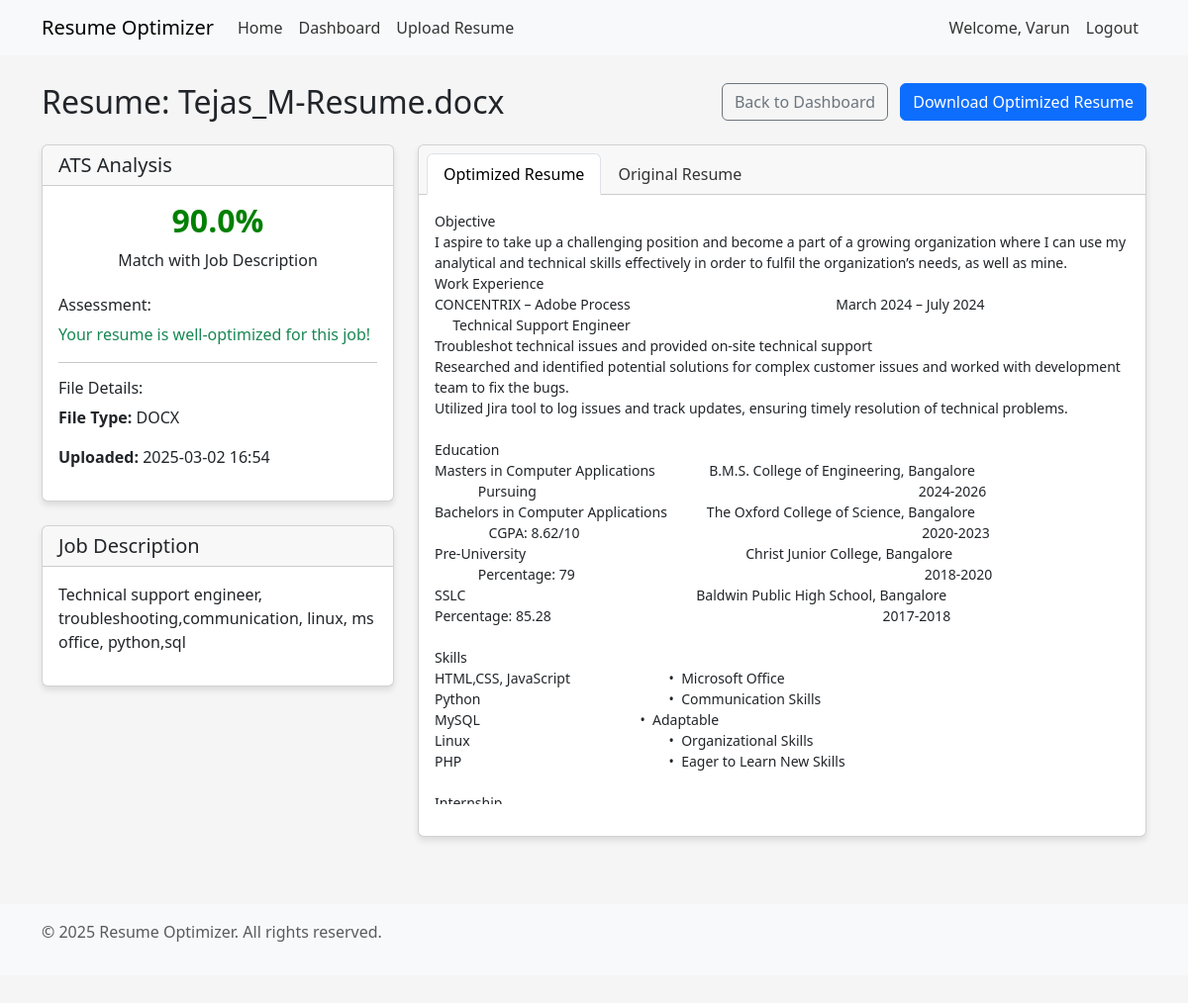
/resume/3 (signed in), run on the app's committed database.
### app.py (models this page shows, shortened)
class User(UserMixin, db.Model):
    id = db.Column(db.Integer, primary_key=True)
    username = db.Column(db.String(100), unique=True, nullable=False)
    email = db.Column(db.String(100), unique=True, nullable=False)
    password_hash = db.Column(db.String(200), nullable=False)
    resumes = db.relationship('Resume', backref='user', lazy=True)

class Resume(db.Model):
    id = db.Column(db.Integer, primary_key=True)
    filename = db.Column(db.String(200), nullable=False)
    original_text = db.Column(db.Text, nullable=True)
    optimized_text = db.Column(db.Text, nullable=True)
    job_description = db.Column(db.Text, nullable=True)
    ats_score = db.Column(db.Float, nullable=True)
    created_at = db.Column(db.DateTime, default=datetime.utcnow)
    user_id = db.Column(db.Integer, db.ForeignKey('user.id'), nullable=False)
    file_type = db.Column(db.String(10), nullable=False)

### app.py (the view)
@app.route('/resume/<int:resume_id>')
@login_required
def view_resume(resume_id):
    resume = Resume.query.get_or_404(resume_id)
    if resume.user_id != current_user.id:
        flash('Access denied', 'danger')
        return redirect(url_for('dashboard'))
    return render_template('view_resume.html', resume=resume)

### app.py (called while the page is built)
@login_manager.user_loader
def load_user(user_id):
    return User.query.get(int(user_id))

### templates/view_resume.html (shortened to what this page needs)
{% extends 'base.html' %}
{% block content %}
<div class="row mb-3">
    <div class="col">
        <h2>Resume: {{ resume.filename }}</h2>
    </div>
    <div class="col-auto">
        <a href="{{ url_for('dashboard') }}" class="btn btn-outline-secondary">Back to Dashboard</a>
        <a href="{{ url_for('download_resume', resume_id=resume.id) }}" class="btn btn-primary ms-2">Download Optimized Resume</a>
    </div>
</div>
<div class="row">
    <div class="col-md-4">
        <div class="card mb-4">
            <div class="card-header">
                <h5 class="card-title mb-0">ATS Analysis</h5>
            </div>
            <div class="card-body">
                {% if resume.ats_score is not none %}
                    <div class="text-center mb-4">
                        <h2 class="
                            {% if resume.ats_score >= 70 %}score-high
                            {% elif resume.ats_score >= 40 %}score-medium
                            {% else %}score-low{% endif %}
                        ">
                            {{ "%.1f"|format(resume.ats_score) }}%
                        </h2>
                        <p>Match with Job Description</p>
                    </div>
                    <div>
                        <h6>Assessment:</h6>
                        {% if resume.ats_score >= 70 %}
                            <p class="text-success">Your resume is well-optimized for this job!</p>
                        {% elif resume.ats_score >= 40 %}
                            <p class="text-warning">Your resume needs some improvements to better match this job.</p>
                        {% else %}
                            <p class="text-danger">Your resume needs significant improvements to match this job.</p>
                        {% endif %}
                    </div>
                {% else %}
                    <p class="text-center"><em>No job description provided for analysis</em></p>
                {% endif %}
                <hr>
                <h6>File Details:</h6>
                <p><strong>File Type:</strong> {{ resume.file_type.upper() }}</p>
                <p><strong>Uploaded:</strong> {{ resume.created_at.strftime('%Y-%m-%d %H:%M') }}</p>
            </div>
        </div>
        {% if resume.job_description %}
        <div class="card mb-4">
            <div class="card-header">
                <h5 class="card-title mb-0">Job Description</h5>
            </div>
            <div class="card-body">
                <div style="max-height: 300px; overflow-y: auto;">
                    <p>{{ resume.job_description.replace('\n', '<br>') | safe }}</p>
                </div>
            </div>
        </div>
        {% endif %}
    </div>
    <div class="col-md-8">
        <div class="card">
            <div class="card-header">
                <ul class="nav nav-tabs card-header-tabs" id="resumeTabs" role="tablist">
                    <li class="nav-item" role="presentation">
                        <button class="nav-link active" id="optimized-tab" data-bs-toggle="tab" data-bs-target="#optimized" type="button" role="tab" aria-controls="optimized" aria-selected="true">Optimized Resume</button>
                    </li>
                    <li class="nav-item" role="presentation">
                        <button class="nav-link" id="original-tab" data-bs-toggle="tab" data-bs-target="#original" type="button" role="tab" aria-controls="original" aria-selected="false">Original Resume</button>
                    </li>
                </ul>
            </div>
            <div class="card-body">
                <div class="tab-content" id="resumeTabsContent">
                    <div class="tab-pane fade show active" id="optimized" role="tabpanel" aria-labelledby="optimized-tab">
                        <pre style="white-space: pre-wrap; font-family: inherit; max-height: 600px; overflow-y: auto;">{{ resume.optimized_text }}</pre>
                    </div>
                </div>
            </div>
        </div>
    </div>
</div>
{% endblock %}

### templates/base.html (shortened to what this page needs)
<!DOCTYPE html>
<html lang="en">
<head>
    <link href="https://cdn.jsdelivr.net/npm/bootstrap@5.3.0-alpha1/dist/css/bootstrap.min.css" rel="stylesheet">
</head>
<body>
    <nav class="navbar navbar-expand-md navbar-light bg-light fixed-top">
        <div class="container">
            <a class="navbar-brand" href="{{ url_for('index') }}">Resume Optimizer</a>
            <div class="collapse navbar-collapse" id="navbarNav">
                <ul class="navbar-nav me-auto">
                    <li class="nav-item">
                        <a class="nav-link" href="{{ url_for('index') }}">Home</a>
                    </li>
                    {% if current_user.is_authenticated %}
                    <li class="nav-item">
                        <a class="nav-link" href="{{ url_for('dashboard') }}">Dashboard</a>
                    </li>
                    <li class="nav-item">
                        <a class="nav-link" href="{{ url_for('upload_resume') }}">Upload Resume</a>
                    </li>
                    {% endif %}
                </ul>
                <ul class="navbar-nav">
                    {% if current_user.is_authenticated %}
                    <li class="nav-item">
                        <span class="nav-link">Welcome, {{ current_user.username }}</span>
                    </li>
                    <li class="nav-item">
                        <a class="nav-link" href="{{ url_for('logout') }}">Logout</a>
                    </li>
                    {% endif %}
                </ul>
            </div>
        </div>
    </nav>
    <div class="container mt-4">
        {% block content %}{% endblock %}
    </div>
    <footer class="bg-light text-center text-lg-start mt-5 py-3">
        <div class="container">
            <p class="text-muted">&copy; 2025 Resume Optimizer. All rights reserved.</p>
        </div>
    </footer>
</body>
</html>

### templates/base.html (style rules this page uses)
body { padding-top: 60px; padding-bottom: 40px; background-color: #f5f5f5; }
.card { margin-bottom: 20px; box-shadow: 0 4px 6px rgba(0,0,0,0.1); }
.nav-link { color: #333; }
.score-high { color: green; font-weight: bold; }

### data on the page
User: username "Varun"
Resume: filename "Tejas_M-Resume.docx", ats_score "90.0", file_type "DOCX", created_at "2025-03-02 16:54", job_description.replace "Technical support engineer, troubleshooting,communication, linux, ms office, python,sql", optimized_text "Objective I aspire to take up a challenging position and become a part of a growing organization where I can use my analytical and technical skills effectively in order to fulfil the organization’s needs, as well as mine. Work Experience CONCENTRIX – Adobe Process March 2024 – July 2024 Technical Support Engineer Troubleshot technical issues and provided on-site technical support Researched and identified potential solutions for complex customer issues and worked with development team to fix the bugs. Utilized Jira tool to log issues and track updates, ensuring timely resolution of technical problems. Education Masters in Computer Applications B.M.S. College of Engineering, Bangalore…"
